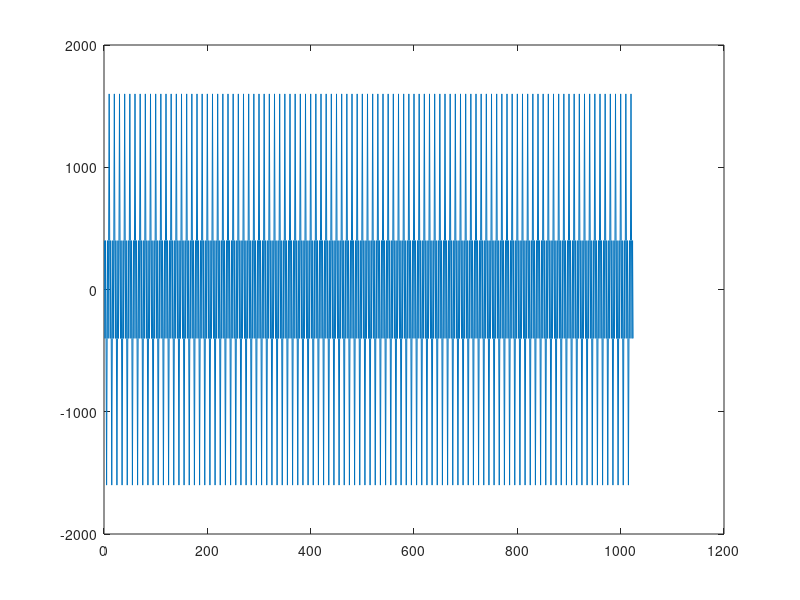
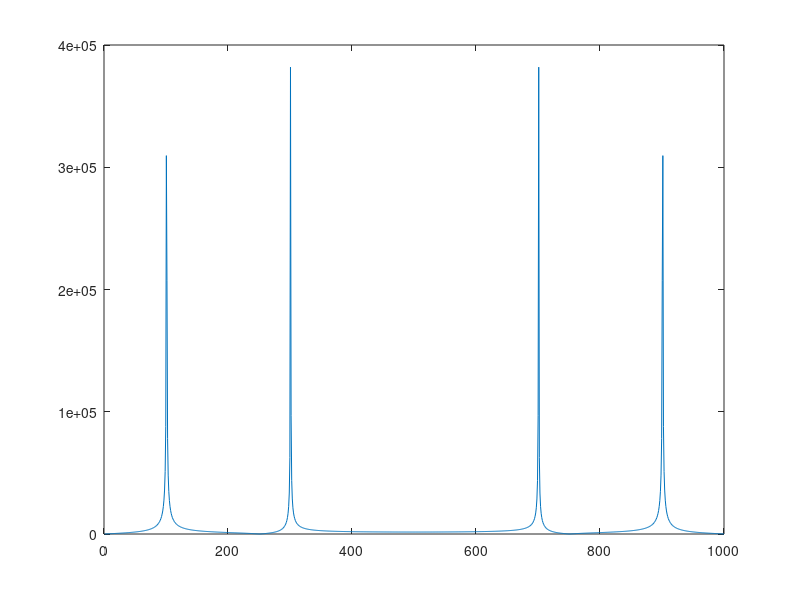
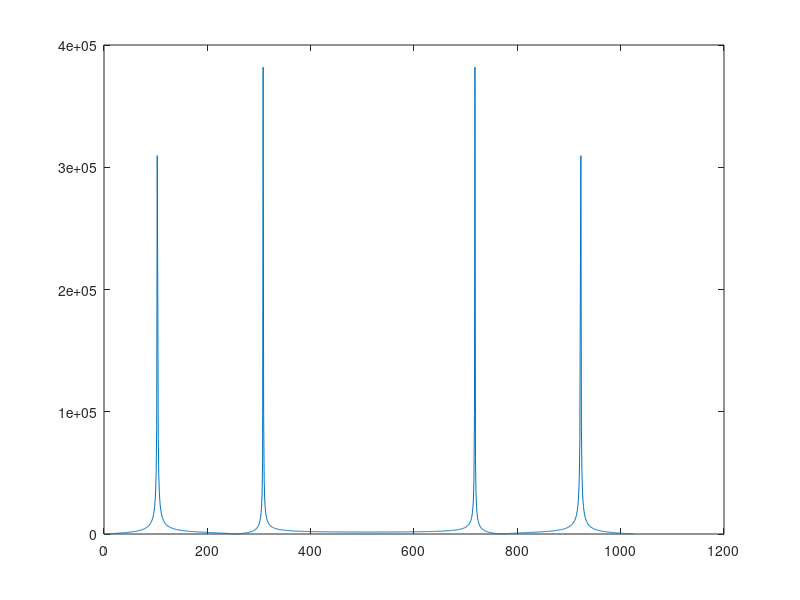
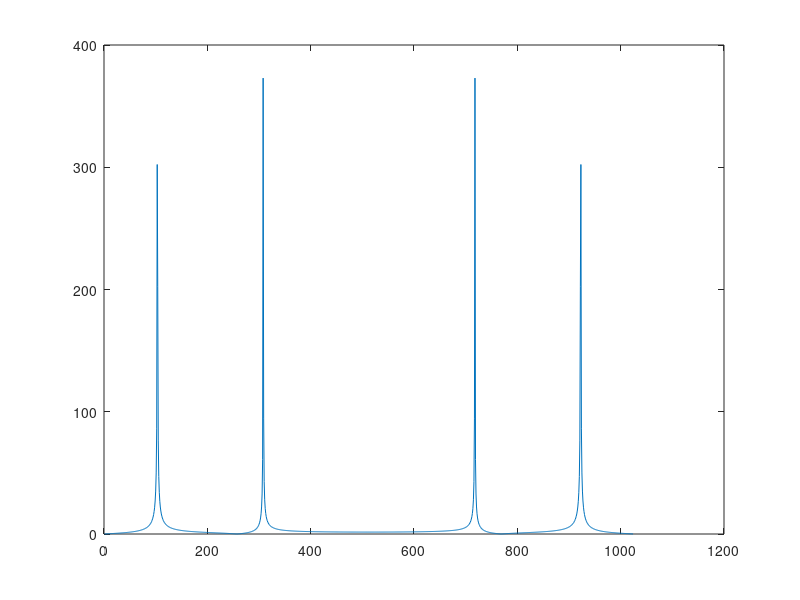

These figures' MATLAB source, in order:
close all; clear all;

Fs=1000;                         %采样率
%t=0:1/Fs:63/Fs;             %数据时长：64个采样周期
N = 1024;
n = 1:N;
t = n/Fs;
% 生成测试信号
f1 = 100;
f2 = 300;
s1 = cos(2*pi*f1*t);    
s2 = cos(2*pi*f2*t);
signalN = s1 + s2 ;
data_before_fft = 800*signalN;  %系数放大100倍

num=24;

fp = fopen('\data_before_fft.txt','w');
for i = 1:N
  if(data_before_fft(i)>=0)
     temp= dec2bin(data_before_fft(i) , num);
 else
     temp= dec2bin(data_before_fft(i)+2^num+1, num);
 end
   for j=1:num
      fprintf(fp,'%s',temp(j));
  end
   fprintf(fp,'\r\n');
end
fclose(fp);


plot(n,data_before_fft);

data_before_fft=[data_before_fft zeros(1,1024-128)];

figure;
y = fft(data_before_fft,N);
y = abs(y);
f = n*Fs/N;
plot(f,y);

figure;
y = fft(data_before_fft,N);
y = abs(y);
f = n;
plot(f,y);


figure;
y = fft(data_before_fft,N);
y = abs(y);
f = n;
plot(f,y/1024);

